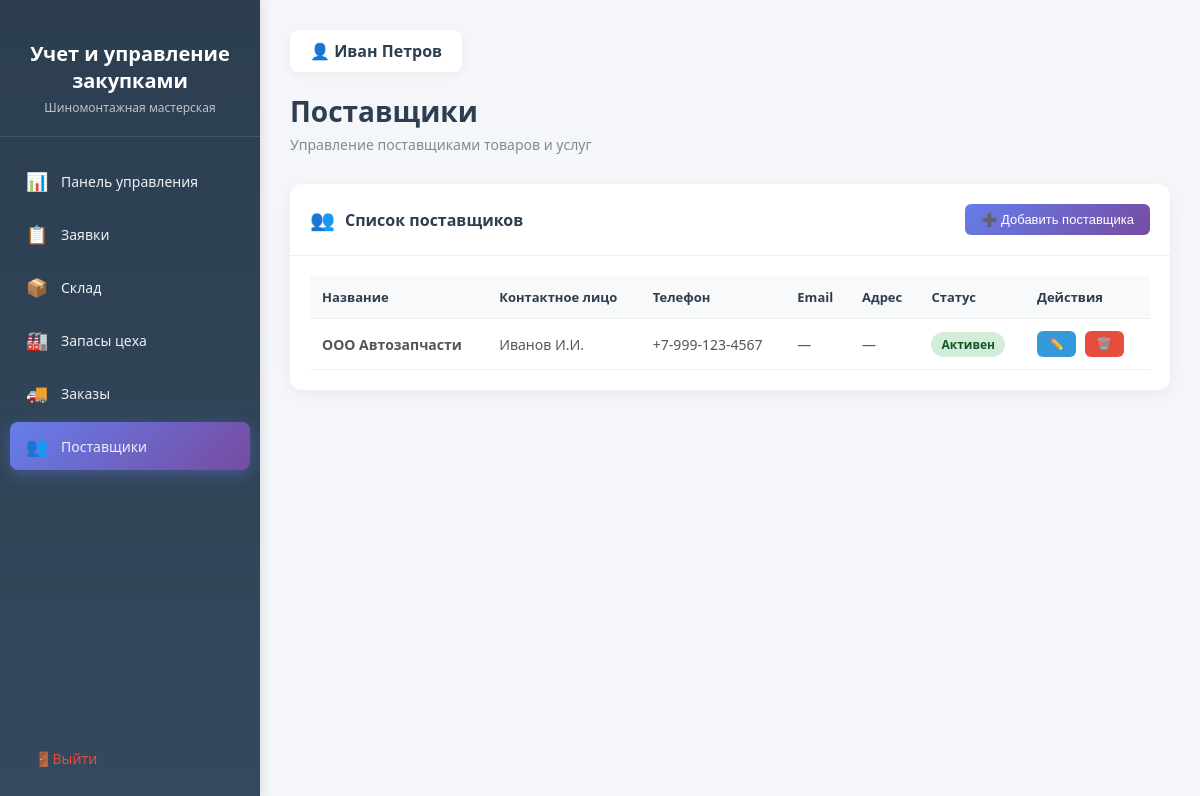
/suppliers/ (signed in), run on an earlier commit of the app's database.
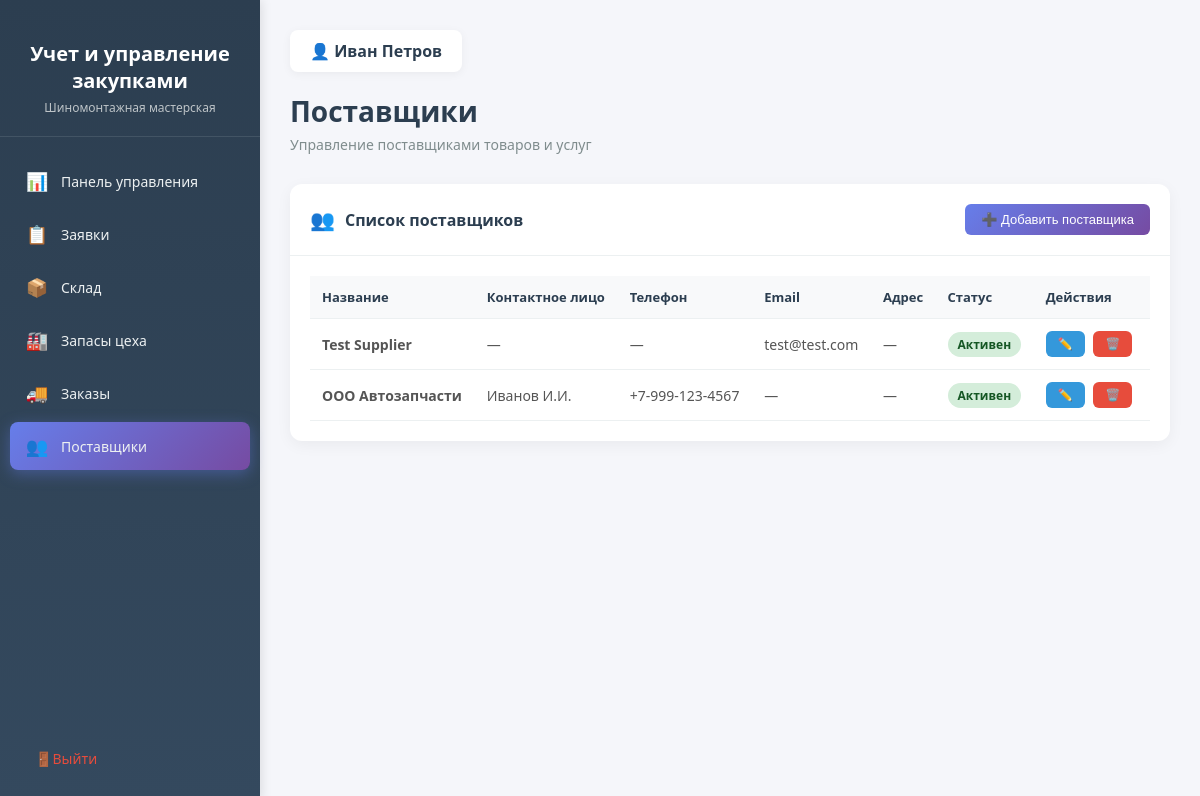
And on a later commit of the database.
### core/models.py (models this page shows, shortened)
class Supplier(models.Model):
    name = models.CharField(_('Название поставщика'), max_length=200)
    contact_person = models.CharField(_('Контактное лицо'), max_length=100, blank=True)
    email = models.EmailField(_('Email'), blank=True)
    phone = models.CharField(_('Телефон'), max_length=50, blank=True)
    address = models.TextField(_('Адрес'), blank=True)
    created_at = models.DateTimeField(_('Дата добавления'), auto_now_add=True)
    is_active = models.BooleanField(_('Активен'), default=True)
    class Meta:
        verbose_name = _('Поставщик')
        verbose_name_plural = _('Поставщики')
        ordering = ['name']

### core/views.py (the view, shortened to what this page needs)
# urls.py: path('suppliers/', suppliers, name='suppliers'),
@login_required
def suppliers(request):
    suppliers_list = CoreSupplier.objects.all().order_by('name')
    context = {
        'suppliers': suppliers_list,
        'user': request.user,
    }
    return render(request, 'procurement/suppliers.html', context)

### templates/procurement/suppliers.html (shortened to what this page needs)
<!DOCTYPE html>
<html lang="ru">
<head>
</head>
<body>
    <aside class="sidebar">
        <div class="sidebar-header">
            <h2>Учет и управление закупками</h2>
            <p>Шиномонтажная мастерская</p>
        </div>
        <ul class="sidebar-menu">
            <li>
                <a href="{% url 'dashboard' %}">
                    <span class="menu-icon">📊</span>
                    <span>Панель управления</span>
                </a>
            </li>
            <li>
                <a href="{% url 'requests' %}">
                    <span class="menu-icon">📋</span>
                    <span>Заявки</span>
                </a>
            </li>
            <li>
                <a href="{% url 'warehouse' %}">
                    <span class="menu-icon">📦</span>
                    <span>Склад</span>
                </a>
            </li>
            <li>
                <a href="{% url 'workshop_stock' %}">
                    <span class="menu-icon">🏭</span>
                    <span>Запасы цеха</span>
                </a>
            </li>
            <li>
                <a href="{% url 'orders' %}">
                    <span class="menu-icon">🚚</span>
                    <span>Заказы</span>
                </a>
            </li>
            <li>
                <a href="{% url 'suppliers' %}" class="active">
                    <span class="menu-icon">👥</span>
                    <span>Поставщики</span>
                </a>
            </li>
        </ul>
        <div class="sidebar-footer">
            <a href="{% url 'logout' %}" class="logout-btn">
                <span class="menu-icon">🚪</span>
                <span>Выйти</span>
            </a>
        </div>
    </aside>
    <main class="main-content">
        <div class="page-header">
            <div class="user-info">
                👤 <span>{{ user.get_full_name|default:user.username }}</span>
            </div>
            <h1>Поставщики</h1>
            <p>Управление поставщиками товаров и услуг</p>
        </div>
        <div class="card">
            <div class="card-header">
                <h3>
                    <span class="widget-icon">👥</span>
                    Список поставщиков
                </h3>
                <div class="header-actions">
                    <button class="btn btn-primary" onclick="openAddModal()">
                        ➕ Добавить поставщика
                    </button>
                </div>
            </div>
            <div class="card-body">
                {% if suppliers %}
                    <div class="table-responsive">
                        <table class="data-table">
                            <thead>
                                <tr>
                                    <th>Название</th>
                                    <th>Контактное лицо</th>
                                    <th>Телефон</th>
                                    <th>Email</th>
                                    <th>Адрес</th>
                                    <th>Статус</th>
                                    <th>Действия</th>
                                </tr>
                            </thead>
                            <tbody>
                                {% for supplier in suppliers %}
                                    <tr>
                                        <td><strong>{{ supplier.name }}</strong></td>
                                        <td>{{ supplier.contact_person|default:"—" }}</td>
                                        <td>{{ supplier.phone|default:"—" }}</td>
                                        <td>{{ supplier.email|default:"—" }}</td>
                                        <td>{{ supplier.address|default:"—" }}</td>
                                        <td>
                                            <span class="status-badge {% if supplier.is_active %}status-active{% else %}status-inactive{% endif %}">
                                                {% if supplier.is_active %}Активен{% else %}Не активен{% endif %}
                                            </span>
                                        </td>
                                        <td class="actions-cell">
                                            <button class="btn btn-edit" onclick="openEditModal({{ supplier.id }}, '{{ supplier.name }}', '{{ supplier.contact_person|escapejs }}', '{{ supplier.phone|escapejs }}', '{{ supplier.email|escapejs }}', '{{ supplier.address|escapejs }}', {{ supplier.is_active|lower }})">✏️</button>
                                            <button class="btn btn-delete" onclick="deleteSupplier({{ supplier.id }})">🗑️</button>
                                        </td>
                                    </tr>
                                {% endfor %}
                            </tbody>
                        </table>
                    </div>
                {% else %}
                    <div class="empty-state">
                        <div class="empty-state-icon">📋</div>
                        <p>Поставщики не найдены</p>
                        <p style="margin-top: 10px;">Нажмите "Добавить поставщика", чтобы создать первого поставщика</p>
                    </div>
                {% endif %}
            </div>
        </div>
    </main>
</body>
</html>

### templates/procurement/suppliers.html (style rules this page uses)
* { margin: 0; padding: 0; box-sizing: border-box; }
body { font-family: 'Segoe UI', Tahoma, Geneva, Verdana, sans-serif; background: #f5f6fa; min-height: 100vh; display: flex; }
.sidebar { width: 260px; background: linear-gradient(180deg, #2c3e50 0%, #34495e 100%); min-height: 100vh; position: fixed; left: 0; top: 0; padding: 20px 0; box-shadow: 2px 0 10px rgba(0,0,0,0.1); }
.sidebar-header { padding: 20px; text-align: center; border-bottom: 1px solid rgba(255,255,255,0.1); margin-bottom: 20px; }
.sidebar-header h2 { color: white; font-size: 20px; margin-bottom: 5px; }
.sidebar-header p { color: #bdc3c7; font-size: 12px; }
.sidebar-menu { list-style: none; padding: 0 10px; }
.sidebar-menu li { margin-bottom: 5px; }
.sidebar-menu a { display: flex; align-items: center; padding: 12px 15px; color: #ecf0f1; text-decoration: none; border-radius: 8px; transition: all 0.3s ease; font-size: 14px; }
.sidebar-menu a.active { background: linear-gradient(135deg, #667eea 0%, #764ba2 100%); box-shadow: 0 4px 15px rgba(102, 126, 234, 0.4); }
.sidebar-menu .menu-icon { margin-right: 12px; font-size: 18px; width: 24px; text-align: center; }
.sidebar-footer { position: absolute; bottom: 20px; width: 100%; padding: 0 20px; }
.logout-btn { display: flex; align-items: center; padding: 12px 15px; color: #e74c3c; text-decoration: none; border-radius: 8px; transition: all 0.3s ease; font-size: 14px; }
.main-content { margin-left: 260px; flex: 1; padding: 30px; }
.page-header { margin-bottom: 30px; }
.page-header h1 { color: #2c3e50; font-size: 28px; margin-bottom: 5px; }
.page-header p { color: #7f8c8d; font-size: 14px; }
.user-info { display: inline-block; background: white; padding: 10px 20px; border-radius: 8px; box-shadow: 0 2px 10px rgba(0,0,0,0.05); margin-bottom: 20px; }
.user-info span { color: #2c3e50; font-weight: 600; }
.card { background: white; border-radius: 12px; box-shadow: 0 4px 15px rgba(0,0,0,0.05); overflow: hidden; margin-bottom: 25px; }
.card-header { padding: 20px; border-bottom: 1px solid #ecf0f1; display: flex; align-items: center; justify-content: space-between; }
.card-header h3 { color: #2c3e50; font-size: 16px; display: flex; align-items: center; }
.card-header .widget-icon { margin-right: 10px; font-size: 20px; }
.card-body { padding: 20px; }
.table-responsive { overflow-x: auto; }
.data-table { width: 100%; border-collapse: collapse; }
.data-table th, .data-table td { padding: 12px; text-align: left; border-bottom: 1px solid #ecf0f1; }
.data-table th { background: #f8f9fa; color: #2c3e50; font-weight: 600; font-size: 13px; }
.data-table td { font-size: 14px; color: #555; }
.status-badge { display: inline-block; padding: 4px 10px; border-radius: 20px; font-size: 12px; font-weight: 600; }
.status-active { background: #d4edda; color: #155724; }
.btn { padding: 8px 16px; border-radius: 6px; cursor: pointer; font-size: 13px; transition: all 0.3s ease; border: none; text-decoration: none; display: inline-block; }
.btn-primary { background: linear-gradient(135deg, #667eea 0%, #764ba2 100%); color: white; }
.btn-edit { background: #3498db; color: white; padding: 6px 12px; font-size: 12px; }
.btn-delete { background: #e74c3c; color: white; padding: 6px 12px; font-size: 12px; }
.actions-cell { white-space: nowrap; }
.actions-cell .btn { margin-right: 5px; }
.header-actions { display: flex; gap: 10px; }

What changed in the data, as far as the page shows it:
added Supplier: name "Test Supplier", contact_person "—", phone "—", email "test@test.com", address "—", is_active "Активен"
